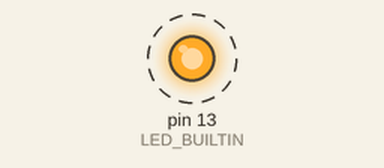
This sketch was run on a simulated Arduino Uno, built with avr-gcc and run on an emulated ATmega328P. Shown: output pins drawn as LEDs (lit = HIGH). Dashed ring = blinking.

Above: at 0.2 s.
Timing chart, 0 to 3.0 s (numbered marks = the images above):
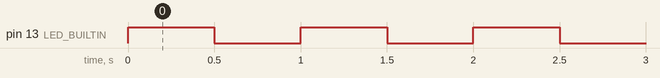

Measured:
- by itself, pin 13 (LED_BUILTIN): alternates HIGH for 0.50 s and LOW for 0.50 s

The sketch:

blink2.ino
```cpp
bool val = true;

void setup() {
    pinMode(LED_BUILTIN, OUTPUT);
}
void loop() {
    digitalWrite(LED_BUILTIN, val);
    val = !val;
    delay(500);
}
```
